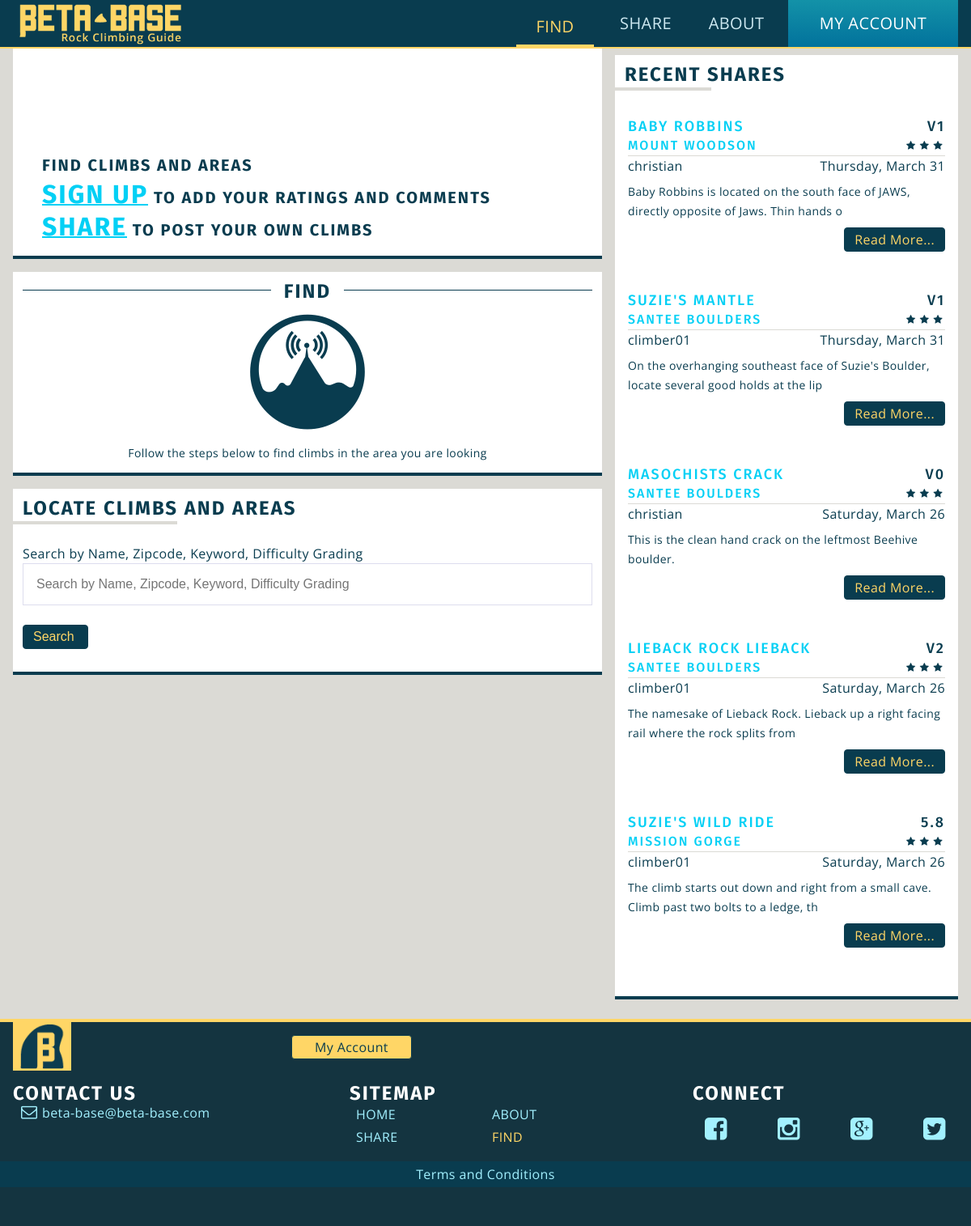
The app's page /find.php (signed in) with its own data.
### tables this page shows
CREATE TABLE IF NOT EXISTS `climbs` (
`climb_id` mediumint(9) NOT NULL,
  `name` varchar(50) NOT NULL,
  `description` text NOT NULL,
  `date` datetime NOT NULL,
  `user_id` mediumint(9) NOT NULL,
  `area_id` mediumint(9) NOT NULL,
  `type` varchar(20) NOT NULL,
  `v_grade` varchar(3) DEFAULT NULL,
  `y_grade` varchar(5) DEFAULT NULL,
  `is_approved` tinyint(1) NOT NULL
);

CREATE TABLE IF NOT EXISTS `areas` (
`area_id` mediumint(9) NOT NULL,
  `title` varchar(50) NOT NULL,
  `description` text NOT NULL,
  `date` datetime NOT NULL,
  `longitude` float(10,6) NOT NULL,
  `latitude` float(10,6) NOT NULL,
  `zipcode` mediumint(9) NOT NULL,
  `user_id` mediumint(9) NOT NULL,
  `is_approved` tinyint(1) NOT NULL
);

CREATE TABLE IF NOT EXISTS `users` (
`user_id` mediumint(9) NOT NULL,
  `username` varchar(50) NOT NULL,
  `password` varchar(40) NOT NULL,
  `email` varchar(254) NOT NULL,
  `user_pic` text,
  `is_admin` tinyint(1) NOT NULL,
  `bio` text,
  `date_joined` datetime NOT NULL,
  `secret_key` varchar(40) NOT NULL
);

### functions.php (called while the page is built, shortened)
<?php
function nice_date( $datetime ){
	$date = new DateTime( $datetime );
	return $date->format('l,  F j');
}

### aside.php (the view, shortened to what this page needs)
<?php
	require('db-config.php');
	include_once('functions.php');
?>
	<aside>
		<section class="module secondary">
			<h4>Recent Shares</h4>
<?php
$query = "SELECT climbs.name, climbs.climb_id, climbs.description, climbs.v_grade, climbs.y_grade, climbs.date, areas.area_id, areas.title, ratings.rating, users.username
			 FROM climbs, ratings, areas, users
			 WHERE areas.is_approved = 1
			 AND climbs.is_approved = 1
			 AND climbs.area_id = areas.area_id
			 AND climbs.user_id = users.user_id
			 AND climbs.climb_id = ratings.climb_id
			 ORDER BY climbs.date DESC
			 LIMIT 5";
	$result = $db->query($query);
	if($result->num_rows >= 1){
 ?>
			<?php while($row = $result->fetch_assoc() ){ ?>
			<article class="cf">
				<h5><a href="single-climb.php?climb_id=<?php echo $row['climb_id']; ?>"><?php echo $row['name']; ?></a><span><?php
						echo $row['y_grade'];
						echo $row['v_grade'];
					?></span></h5>
				<h6><a href="single-area.php?area_id=<?php echo $row['area_id']; ?>"><?php echo $row['title']; ?></a><span class="ratings"><span class="icon-star"></span><span class="icon-star"></span><span class="icon-star"></span></span></h6>
				<p><?php echo $row['username']; ?><span><?php echo nice_date($row['date']); ?></span></p>
				<p><?php echo substr($row['description'], 0, 90); ?></p>
				<a href="#" class="btn">Read More...</a>
			</article>
<?php
		}
	}
	else{
		echo 'No posts found';
	}
?>
</section>
	</aside>

### css/main.css (style rules this page uses)
html { font-family: verdana, sans-serif; font-size: 16px; background-color: #dbdad5; }
body { font-size: 100%; line-height: 1.5rem; position: relative; overflow-x: hidden; font-family: 'Open Sans', sans-serif; font-weight: 400; letter-spacing: .025rem; color:#093c4f; }
.btn, form input[type=submit] { text-decoration: none; border:solid 1px #093c4f; border-radius: .25rem; background-color: #093c4f; color: #ffd666; padding:.125rem .75rem; display: inline-block; margin:1rem 0; }
a { color:#02d0f5; transition: all .25s linear; -webkit-transition: all .25s linear; -moz-transition: all .25s linear; -o-transition: all .25s linear; }
h2, h3, h4, h5, h6 { font-family: 'Fira Sans', sans-serif; font-weight: 700; font-size: 1.5rem; letter-spacing: .125rem; text-transform: uppercase; }
h2, h3, h4 { margin-bottom: 1rem; }
p { font-size: 0.875rem; }
.module { background-color: #ffffff; margin-bottom: 1rem; padding: .75rem; border-bottom: solid 4px #093c4f; }
.module.secondary h4 { position: relative; display: inline-block; }
.module.secondary h4:before { content: ""; position: absolute; bottom: -0.5rem; left: -0.75rem; width: 60%; height: 4px; border-bottom: #DBDAD5 solid 4px; }
.module.secondary article { margin: 1.5rem 0; padding:0 .25rem; position: relative; }
.module.secondary article h5, .module.secondary article h6 { font-size: 1.125rem; font-weight: 500; }
.module.secondary article h6 { font-size: 1rem; }
.module.secondary article h5 span, .module.secondary article h6 span { float: right; }
.module.secondary article span.ratings { font-size: .75rem; }
.module.secondary article p:first-of-type { border-top:1px solid #DBDAD5; margin-bottom: .5rem; font-size: 1rem; }
.module.secondary article p:first-of-type span { float: right; }
.module.secondary article a.btn { float: right; margin: .5rem 0 1.5rem; }
@media (min-width: 769px) { aside { width: 38%; float: right; padding: .5rem 1rem; } }

### records on screen
climbs: name "BABY ROBBINS", v_grade "V1", area.title "MOUNT WOODSON", user.username "christian", date "Thursday, March 31", description "Baby Robbins is located on the south face of JAWS, directly opposite of Jaws. Thin hands o"
climbs: name "SUZIE'S MANTLE", v_grade "V1", area.title "SANTEE BOULDERS", user.username "climber01", date "Thursday, March 31", description "On the overhanging southeast face of Suzie's Boulder, locate several good holds at the lip"
climbs: name "MASOCHISTS CRACK", v_grade "V0", area.title "SANTEE BOULDERS", user.username "christian", date "Saturday, March 26", description "This is the clean hand crack on the leftmost Beehive boulder."
climbs: name "LIEBACK ROCK LIEBACK", v_grade "V2", area.title "SANTEE BOULDERS", user.username "climber01", date "Saturday, March 26", description "The namesake of Lieback Rock. Lieback up a right facing rail where the rock splits from"
climbs: name "SUZIE'S WILD RIDE", y_grade "5.8", area.title "MISSION GORGE", user.username "climber01", date "Saturday, March 26", description "The climb starts out down and right from a small cave. Climb past two bolts to a ledge, th"
